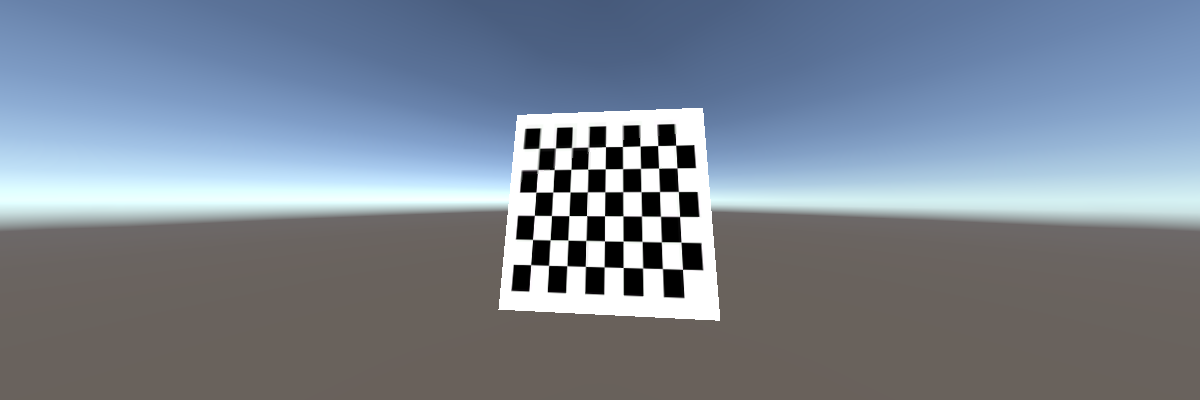
#> input picture Localization/calibration/imgs/FOV90/0.png, 1200 x 400 px; its folder holds only this picture in this run
$ python calibrate.py
#> lines starting #> are read from the running program, lines starting #| are printed output that depends on the picture; after the words box and inside, x2 and y2 are one past the last pixel; in counts of white or black regions, pixels touching at a corner belong together; long printed decimals are rounded

import cv2
import numpy as np
import glob

# Defining the dimensions of checkerboard
CHECKERBOARD = (6, 9)
criteria = (cv2.TERM_CRITERIA_EPS + cv2.TERM_CRITERIA_MAX_ITER, 30, 0.001)

# Creating vector to store vectors of 3D points for each checkerboard image
objpoints = []
# Creating vector to store vectors of 2D points for each checkerboard image
imgpoints = []

# Defining the world coordinates for 3D points
objp = np.zeros((1, CHECKERBOARD[0] * CHECKERBOARD[1], 3), np.float32)
objp[0, :, :2] = np.mgrid[0:CHECKERBOARD[0], 0:CHECKERBOARD[1]].T.reshape(-1, 2)
prev_img_shape = None

# Extracting path of individual image stored in a given directory
images = glob.glob('./imgs/FOV90/*.png')
# [[278.61581278   0.         455.25023838]
#  [  0.         379.56315931 402.33088332]
#  [  0.           0.           1.        ]]
# [[346.90512998   0.         439.13564969]
#  [  0.         469.893529   428.22362108]
#  [  0.           0.           1.        ]]

for fname in images:
    img = cv2.imread(fname)
#> img is the input picture: shape (400, 1200, 3); mean B, G, R 147.4, 133.3, 122.6
    gray = cv2.cvtColor(img, cv2.COLOR_BGR2GRAY)
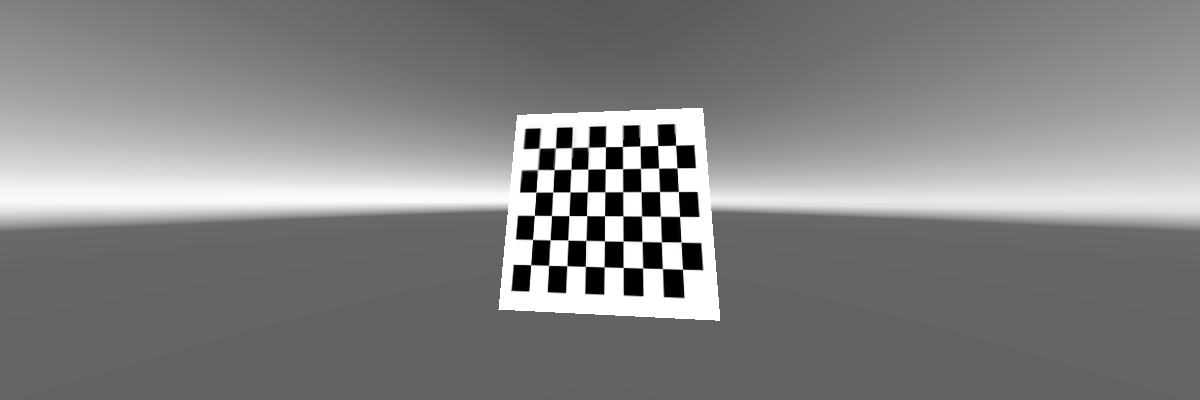
#> gray: shape (400, 1200); min 0, max 255, mean 131.7
    # Find the chess board corners
    # If desired number of corners are found in the image then ret = true
    ret, corners = cv2.findChessboardCorners(gray, CHECKERBOARD,
                                             cv2.CALIB_CB_ADAPTIVE_THRESH + cv2.CALIB_CB_FAST_CHECK + cv2.CALIB_CB_NORMALIZE_IMAGE)
#> ret = True; corners = 54 rows, first 8: [530.6, 264.6], [532.5, 239.5], [534.4, 215.3], [535.8, 192.1], [537.7, 169.5], [539.2, 148.3], [548.6, 265.4], [550.2, 239.7]

    """
    If desired number of corner are detected,
    we refine the pixel coordinates and display
    them on the images of checker board
    """
    if ret:
        objpoints.append(objp)
        # refining pixel coordinates for given 2d points.
        corners2 = cv2.cornerSubPix(gray, corners, (11, 11), (-1, -1), criteria)
#> corners2 = 54 rows, first 8: [530.7, 264.6], [532.5, 239.5], [534.3, 215.4], [535.9, 192.1], [537.7, 169.6], [539.2, 148.2], [548.6, 265.4], [550.2, 239.8]

        imgpoints.append(corners2)

        # Draw and display the corners
        img = cv2.drawChessboardCorners(img, CHECKERBOARD, corners2, ret)
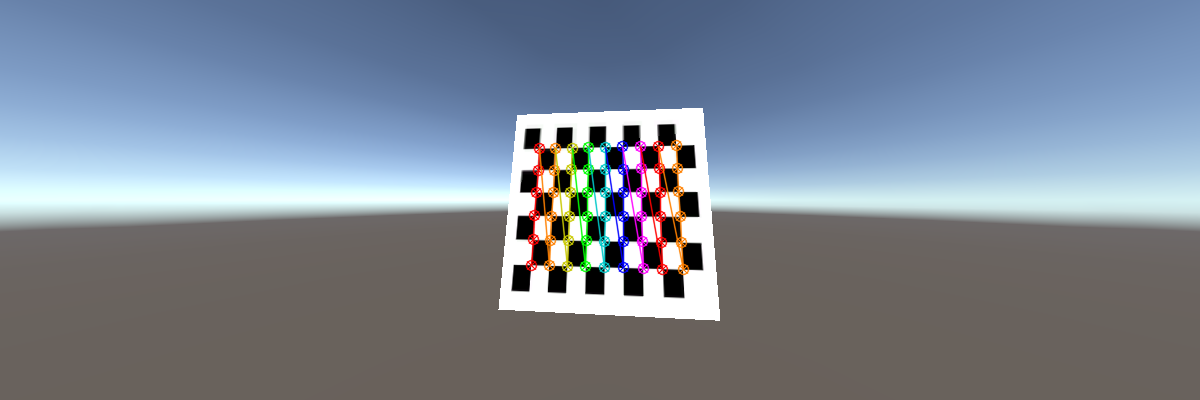
#> img: shape (400, 1200, 3); 2.06% of pixels changed, all inside (x1, y1, x2, y2) = (525, 139, 690, 276)

cv2.destroyAllWindows()

h, w = img.shape[:2]
#> h = 400; w = 1200

"""
Performing camera calibration by
passing the value of known 3D points (objpoints)
and corresponding pixel coordinates of the
detected corners (imgpoints)
"""
ret, mtx, dist, rvecs, tvecs = cv2.calibrateCamera(objpoints, imgpoints, gray.shape[::-1], None, None)
#> ret = 0.096; mtx = [[273, 0, 597], [0, 366.4, 153.6], [0, 0, 1]]; dist = [[0.0745, -0.715, -0.000142, 0.000992, 2.08]]; rvecs = ([-0.349, -0.163, -1.55],); tvecs = ([-3.6, 4.5, 14.85],)

print("Camera matrix : \n")
print(mtx)
#| [[272.992   0.         597.010]
#|  [  0.         366.350 153.596]
#|  [  0.           0.           1.        ]]
print("dist : \n")
print(dist)
#| [[ 7.44870501e-02 -7.15231416e-01 -1.41913967e-04  9.91614863e-04
#|    2.08187583e+00]]
print("rvecs : \n")
print(rvecs)
#| (array([[-0.349],
#|        [-0.1626 ],
#|        [-1.549]]),)
print("tvecs : \n")
print(tvecs)
#| (array([[-3.601],
#|        [ 4.499],
#|        [14.854]]),)

$ run again, on Localization/calibration/imgs/FOV90/13.png
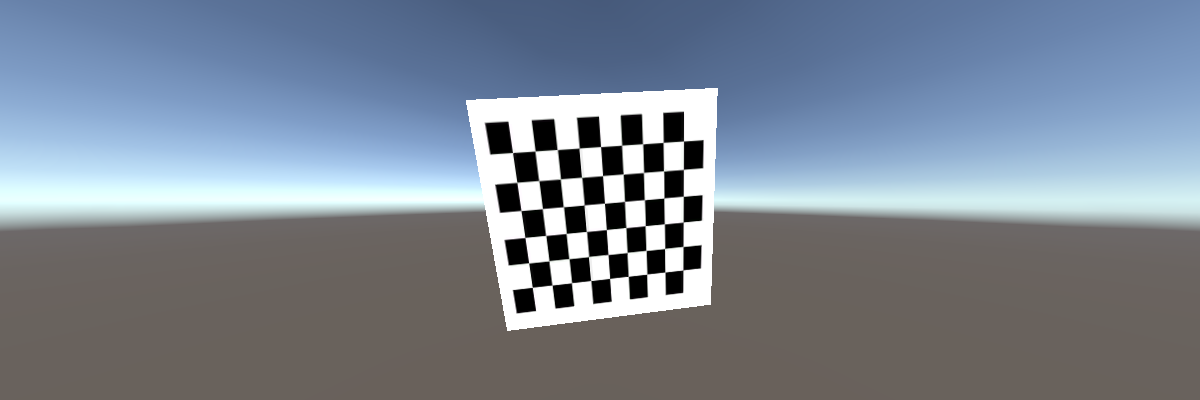
#> input picture Localization/calibration/imgs/FOV90/13.png, 1200 x 400 px
#> img is the input picture: shape (400, 1200, 3); mean B, G, R 147.2, 133.7, 123.5
#> `gray = cv2.cvtColor(img, cv2.COLOR_BGR2GRAY)`:
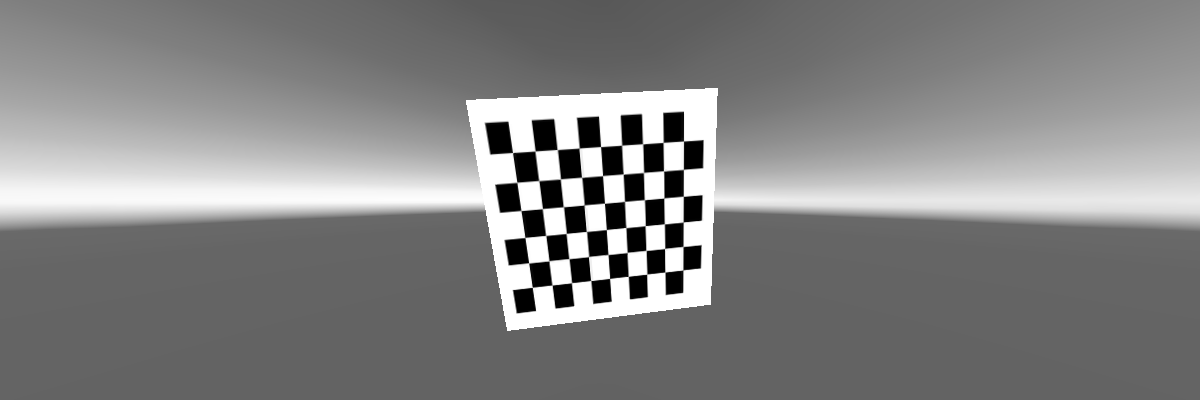
#> gray: shape (400, 1200); min 0, max 255, mean 132.2
#> `ret, corners = cv2.findChessboardCorners(gray, CHECKERBOARD, cv2.CALIB..`: ret = True; corners = 54 rows, first 8: [532.3, 287.4], [528.6, 262.8], [524.8, 237.5], [520.9, 210.5], [516.9, 182.3], [512.5, 152.6], [552.1, 285.1], [549, 260.8]
#> corners2 = 54 rows, first 8: [532.3, 287.3], [528.6, 262.9], [524.9, 237.4], [520.9, 210.6], [516.8, 182.3], [512.5, 152.5], [552, 285.1], [548.9, 260.7]
#> `img = cv2.drawChessboardCorners(img, CHECKERBOARD, corners2, ret)`:
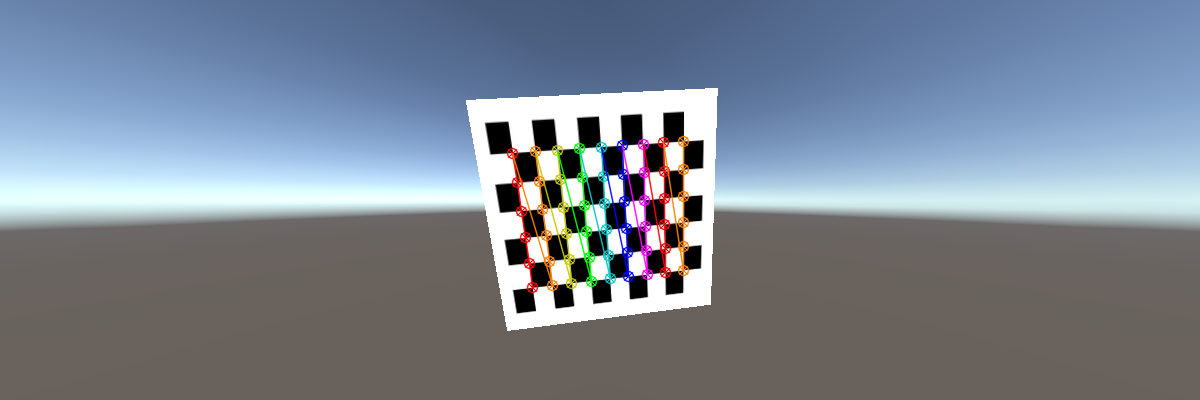
#> img: shape (400, 1200, 3); 2.2% of pixels changed, all inside (x1, y1, x2, y2) = (506, 135, 690, 294)
#> `ret, mtx, dist, rvecs, tvecs = cv2.calibrateCamera(objpoints, imgpoint..`: ret = 0.0583; mtx = [[254.3, 0, 651.6], [0, 355.2, 216.5], [0, 0, 1]]; dist = [[-0.0214, 0.154, 0.000474, 0.00173, -0.261]]; rvecs = ([0.334, 0.169, -1.61],); tvecs = ([-6.22, 2.64, 13.23],)
#| [[254.260   0.         651.608 ]
#|  [  0.         355.205 216.519 ]
#|  [  0.           0.           1.        ]]
#| [[-0.02142  0.1545  0.0004736  0.001733 -0.2606]]
#| (array([[ 0.3341],
#|        [ 0.1691],
#|        [-1.606]]),)
#| (array([[-6.224],
#|        [ 2.638],
#|        [13.227]]),)
